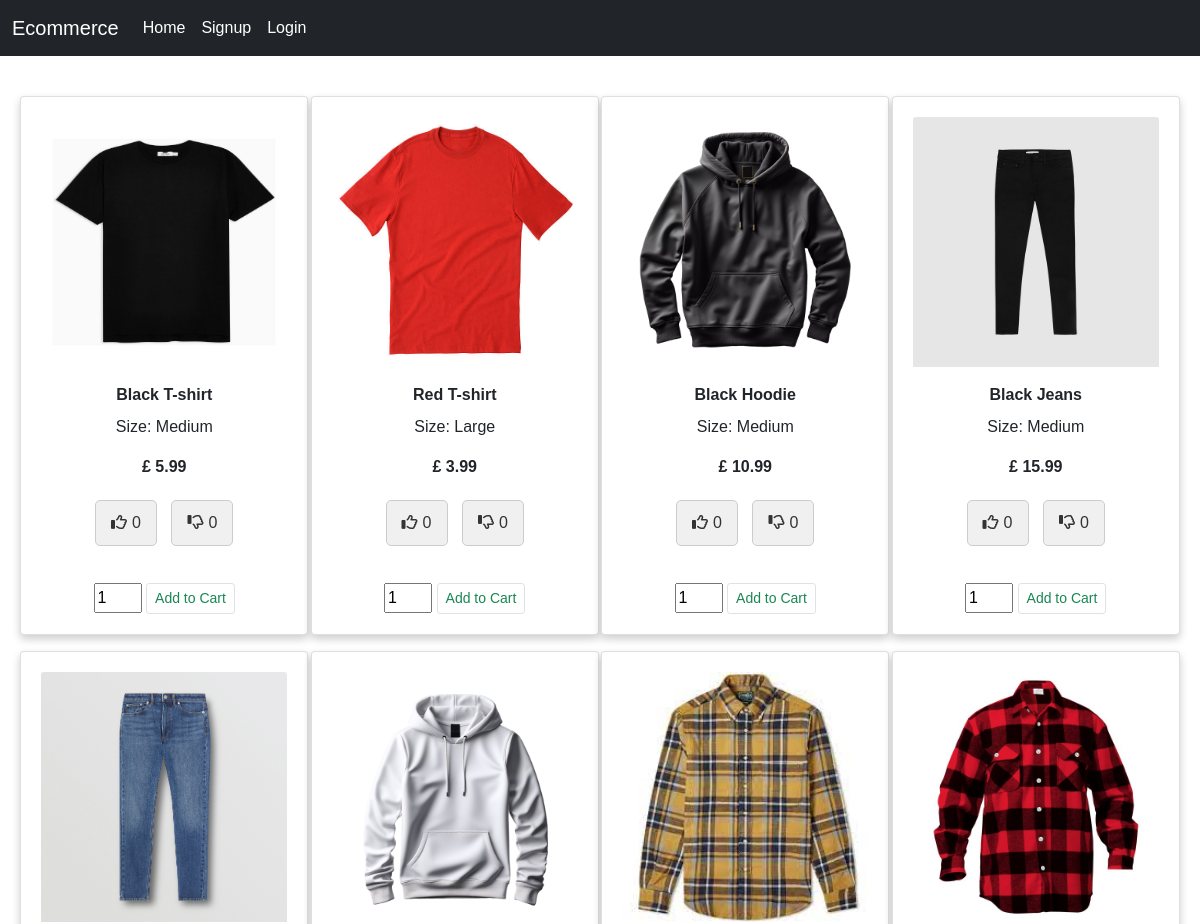
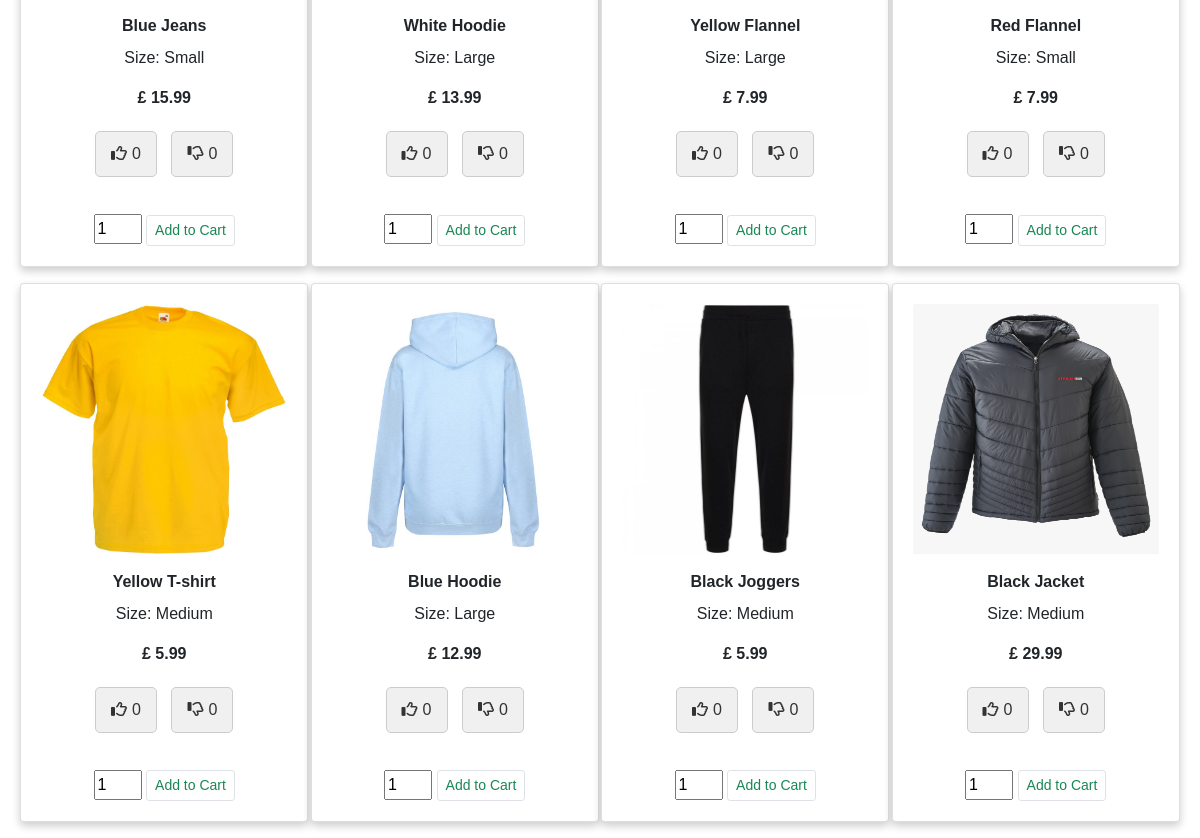
The page / on the database its author committed (2 pictures, top to bottom).
### app/models.py (models this page shows, shortened)
class Product(db.Model):
    Productid = db.Column(db.Integer, primary_key=True)
    ProductName = db.Column(db.String(500))
    Code = db.Column(db.String(500))
    Image = db.Column(db.String(500))
    Price = db.Column(db.Float)
    Description = db.Column(db.String(500))
    Stock = db.Column(db.Integer)
    likes = db.Column(db.Integer)
    dislikes = db.Column(db.Integer)

### app/views.py (the view)
@app.route('/', methods = ['GET', 'POST'])
def homepage():
    products = Product.query.all()
    if not products:
        flash("No products found", "error")
    return render_template('homepage.html', products=products)

### app/templates/homepage.html (shortened to what this page needs)
{% extends 'base.html' %}
{% block content %}
<head>
    <link rel="stylesheet" href="{{ url_for('static', filename='css/homepage.css') }}">
    <link rel="stylesheet" href="https://cdnjs.cloudflare.com/ajax/libs/font-awesome/6.0.0/css/all.min.css">
</head>
<body>
<br>
<div class="container-fluid mt-3">
    <div class="row">
        <div id="products" class="col-lg-13 mx-auto">
            <div class="row mx-auto">
                {% for product in products %}
                <div class="card mx-auto mb-3" style="width: 18rem;">
                    <form method="post" action="/add">
                      <img src="{{ product.Image }}" height="250" width="350" class="card-img-top" alt="...">
                      <div class="card-body">
                          <p class="card-title"><b>{{ product.ProductName }}</b></p>
                          <p class="card=text">{{ product.Description }}</p>
                          <p class="card-text"><b>£ {{ product.Price }}</b></p>
                          <a class="vote" data-product-id="{{ product.Productid }}" onclick="vote('up')">
                            <i class="far fa-thumbs-up" id="up"></i><span id="sup">{{ product.likes }}</span>
                          </a>
                          <a class="vote" data-product-id="{{ product.Productid }}" onclick="vote('down')">
                            <i class="far fa-thumbs-down" id="down"></i><span id="sdown">{{ product.dislikes }}</span>
                          </a>
                      </div>
                        {% if product.Stock>1 %}
                        <div class="cart-action">
                          <input type="text" class="product-quantity" name="quantity" value="1" size="2" />
                          <input type="submit" value="Add to Cart" class="btnAddAction btn btn-outline-success border btn-sm" />
                        </div>
                        {% else %}
                        <div class="cart-action">
                          <input type="hidden" name="code" value="{{product.Code}}"/>
                          <input type="text" class="product-quantity" name="quantity" value="1" size="2" />
                          <input type="submit" value="Out of Stock" class="btnAddAction btn btn-secondary border btn-sm" disabled />
                        </div>
                        {% endif %}
                      </form>
                </div>
                {% endfor %}
            </div>
        </div>
    </div>
</div>
{% endblock %}

### app/templates/base.html (shortened to what this page needs)
<!doctype html>
<html lang="en">
  <head>
    <link href="https://cdn.jsdelivr.net/npm/bootstrap@5.0.0-beta2/dist/css/bootstrap.min.css" rel="stylesheet">
  </head>
  <body>
    <nav class="navbar navbar-expand-lg navbar-dark bg-dark">
      <div class="container-fluid">
        <a class="navbar-brand" href="/">Ecommerce</a>
        <div class="collapse navbar-collapse" id="navbarSupportedContent">
          <ul class="navbar-nav me-auto mb-2 mb-lg-0">
            <li class="nav-item">
              <a class="nav-link active" aria-current="page" href="/">Home</a>
            </li>
            {% if 'user' in session %}
            <li class="nav-item">
              <a class="nav-link active" aria-current="page" href="/cart">Cart ({{ session['cart_item']|length }})</a>
            </li>
            <li class="nav-item dropdown">
              <a class="nav-link dropdown-toggle" href="#" id="navbarDropdown" role="button" data-bs-toggle="dropdown" aria-expanded="false">
                Hello, {{session['user']}}
              </a>
              <ul class="dropdown-menu" aria-labelledby="navbarDropdown">
                <li><a class="dropdown-item" href="/accountorders"><i class="fas fa-user"></i>My Orders</a></li>
                <li><hr class="dropdown-divider"></li>
                <li><a class="dropdown-item" href="/logout">Logout</a></li>
              </ul>
            </li>
            {% else %}
            <li class="nav-item">
              <a class="nav-link active" aria-current="page" href="/signup" ></i>Signup</a>
            </li>
            <li class="nav-item">
              <a class="nav-link active" aria-current="page" href="/login">Login</a>
            </li>
            {% endif %}
          </ul>
        </div>
      </div>
      </nav>
      {% block content %}
      {% endblock %}
  </body>
</html>

### app/static/css/homepage.css (style rules this page uses)
* { box-sizing: border-box; }
body { font-family: Arial, Helvetica, sans-serif; }
.row { margin: 0 -5px; }
.row:after { content: ""; display: table; clear: both; }
.card { box-shadow: 0 4px 8px 0 rgba(0, 0, 0, 0.2); padding: 20px; text-align: center; background-color: #ffffff; }

### app/templates/homepage.html (style rules this page uses)
.vote { display: inline-block; margin: 5px; padding: 10px 15px; text-align: center; text-decoration: none; border: 1px solid #ccc; border-radius: 5px; cursor: pointer; background-color: #f0f0f0; color: #333; }
.vote i { margin-right: 5px; }

### rows shown on the page
Product: Image (picture), ProductName "Black T-shirt", Description "Size: Medium", Price "5.99", likes "0", dislikes "0"
Product: Image (picture), ProductName "Red T-shirt", Description "Size: Large", Price "3.99", likes "0", dislikes "0"
Product: Image (picture), ProductName "Black Hoodie", Description "Size: Medium", Price "10.99", likes "0", dislikes "0"
Product: Image (picture), ProductName "Black Jeans", Description "Size: Medium", Price "15.99", likes "0", dislikes "0"
Product: Image (picture), ProductName "Blue Jeans", Description "Size: Small", Price "15.99", likes "0", dislikes "0"
Product: Image (picture), ProductName "White Hoodie", Description "Size: Large", Price "13.99", likes "0", dislikes "0"
Product: Image (picture), ProductName "Yellow Flannel", Description "Size: Large", Price "7.99", likes "0", dislikes "0"
Product: Image (picture), ProductName "Red Flannel", Description "Size: Small", Price "7.99", likes "0", dislikes "0"
Product: Image (picture), ProductName "Yellow T-shirt", Description "Size: Medium", Price "5.99", likes "0", dislikes "0"
Product: Image (picture), ProductName "Blue Hoodie", Description "Size: Large", Price "12.99", likes "0", dislikes "0"
Product: Image (picture), ProductName "Black Joggers", Description "Size: Medium", Price "5.99", likes "0", dislikes "0"
Product: Image (picture), ProductName "Black Jacket", Description "Size: Medium", Price "29.99", likes "0", dislikes "0"
